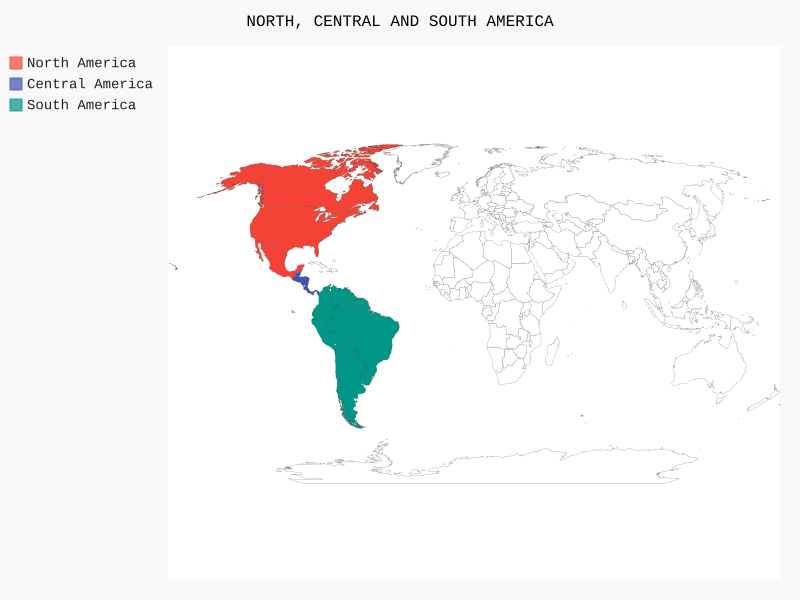

Generate this figure with Python:
import pygal

wm = pygal.maps.world.World()
wm.title = 'NORTH, CENTRAL AND SOUTH AMERICA'

#we use add() method which takes in a label and a list of country codes for the countries we want to focus on
#canada , mexico and united states
wm.add('North America',['ca','mx','us'])
wm.add('Central America',['bz','cr','gt','hn','ni','pa','sv'])
wm.add('South America',['ar', 'bo', 'br', 'cl', 'co', 'ec', 'gf','gy', 'pe', 'py', 'sr', 'uy', 've'])

#save the file in a svg format
wm.render_to_file('americas.svg')
